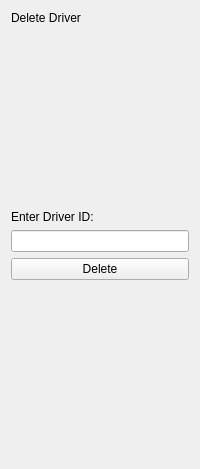
             <widget class="QWidget" name="DeleteDriverPage">
              <layout class="QVBoxLayout" name="verticalLayout_13">
               <item>
                <widget class="QLabel" name="label_21">
                 <property name="text">
                  <string>Delete Driver</string>
                 </property>
                </widget>
               </item>
               <item>
                <spacer name="verticalSpacer_11">
                 <property name="orientation">
                  <enum>Qt::Vertical</enum>
                 </property>
                 <property name="sizeHint" stdset="0">
                  <size>
                   <width>20</width>
                   <height>179</height>
                  </size>
                 </property>
                </spacer>
               </item>
               <item>
                <widget class="QLabel" name="label_18">
                 <property name="text">
                  <string>Enter Driver ID:</string>
                 </property>
                </widget>
               </item>
               <item>
                <widget class="QLineEdit" name="lineEdit_10"/>
               </item>
               <item>
                <widget class="QPushButton" name="pushButton_20">
                 <property name="text">
                  <string>Delete</string>
                 </property>
                </widget>
               </item>
               <item>
                <spacer name="verticalSpacer_12">
                 <property name="orientation">
                  <enum>Qt::Vertical</enum>
                 </property>
                 <property name="sizeHint" stdset="0">
                  <size>
                   <width>20</width>
                   <height>178</height>
                  </size>
                 </property>
                </spacer>
               </item>
              </layout>
             </widget>
